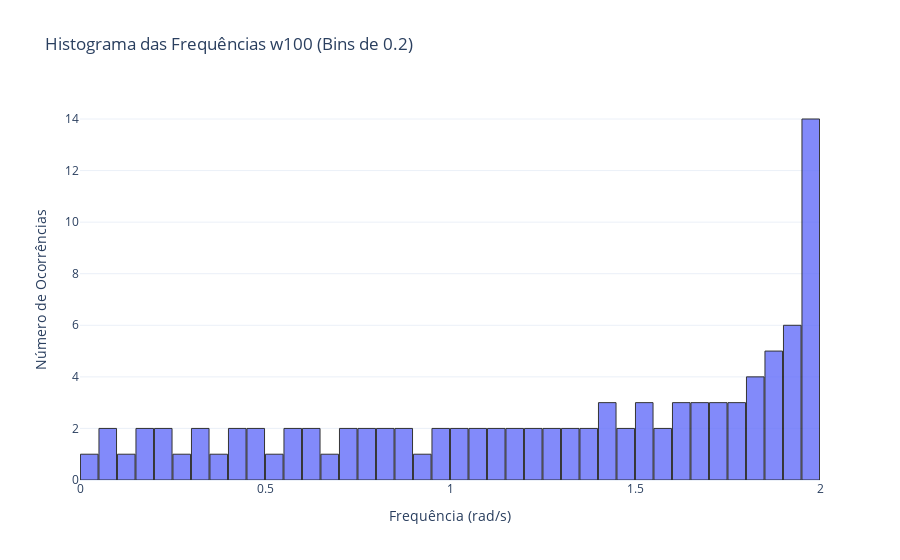

Notebook code cell kept with this figure:
### Code cell
import plotly.express as px


# Criar o histograma com bins de 0.2
fig = px.histogram(
    x=w100,
    nbins=int((np.max(w100) - np.min(w100)) / 0.05),  # Número de bins baseado no intervalo
    labels={'x': 'Frequência (ω)', 'y': 'Contagem'},
    title='Histograma das Frequências w100 (Bins de 0.2)',
    opacity=0.8,
    color_discrete_sequence=['#636EFA']  # Cor azul
)

# Ajustar o tamanho dos bins para exatamente 0.2
fig.update_traces(
    xbins=dict(
        start=np.floor(np.min(w100)),
        end=np.ceil(np.max(w100)),
        size=0.05  # Tamanho do bin fixo
    ),
    marker_line_color='black',
    marker_line_width=1
)

# Personalizar layout
fig.update_layout(
    bargap=0.05,  # Espaço entre barras
    xaxis_title='Frequência (rad/s)',
    yaxis_title='Número de Ocorrências',
    showlegend=False,
    template='plotly_white'  # Estilo clean
)

# Mostrar o gráfico interativo
fig.show()

### Figure 1 — Plotly figure (JSON) as saved in the notebook; plotly's stock layout.template omitted (floating-point values rounded to 4 significant figures)
{"data": [{"alignmentgroup": "True", "bingroup": "x", "hovertemplate": "Frequência (ω)=%{x}<br>count=%{y}<extra></extra>", "legendgroup": "", "marker": {"color": "#636EFA", "line": {"color": "black", "width": 1}, "opacity": 0.8, "pattern": {"shape": ""}}, "name": "", "nbinsx": 39, "offsetgroup": "", "orientation": "v", "showlegend": false, "type": "histogram", "x": [0.0311, 0.0622, 0.09328, 0.1243, 0.1554, 0.1864, 0.2173, 0.2482, 0.279, 0.3098, 0.3405, 0.3711, 0.4016, 0.432, 0.4624, 0.4926, 0.5226, 0.5526, 0.5824, 0.6121, 0.6417, 0.671, 0.7003, 0.7293, 0.7582, 0.7869, 0.8154, 0.8437, 0.8718, 0.8997, 0.9273, 0.9548, 0.982, 1.009, 1.036, 1.062, 1.088, 1.114, 1.14, 1.165, 1.191, 1.215, 1.24, 1.264, 1.288, 1.312, 1.335, 1.358, 1.381, 1.403, 1.425, 1.447, 1.468, 1.489, 1.51, 1.53, 1.55, 1.569, 1.588, 1.607, 1.625, 1.643, 1.661, 1.678, 1.695, 1.711, 1.727, 1.742, 1.757, 1.772, 1.786, 1.8, 1.813, 1.826, 1.839, 1.851, 1.862, 1.873, 1.884, 1.894, 1.904, 1.913, 1.922, 1.931, 1.938, 1.946, 1.953, 1.959, 1.965, 1.971, 1.976, 1.98, 1.985, 1.988, 1.991, 1.994, 1.996, 1.998, 1.999, 2.0], "xaxis": "x", "xbins": {"end": 2, "size": 0.05, "start": 0}, "yaxis": "y"}], "layout": {"bargap": 0.05, "barmode": "relative", "legend": {"tracegroupgap": 0}, "showlegend": false, "title": {"text": "Histograma das Frequências w100 (Bins de 0.2)"}, "xaxis": {"anchor": "y", "domain": [0, 1], "title": {"text": "Frequência (rad/s)"}}, "yaxis": {"anchor": "x", "domain": [0, 1], "title": {"text": "Número de Ocorrências"}}}}
